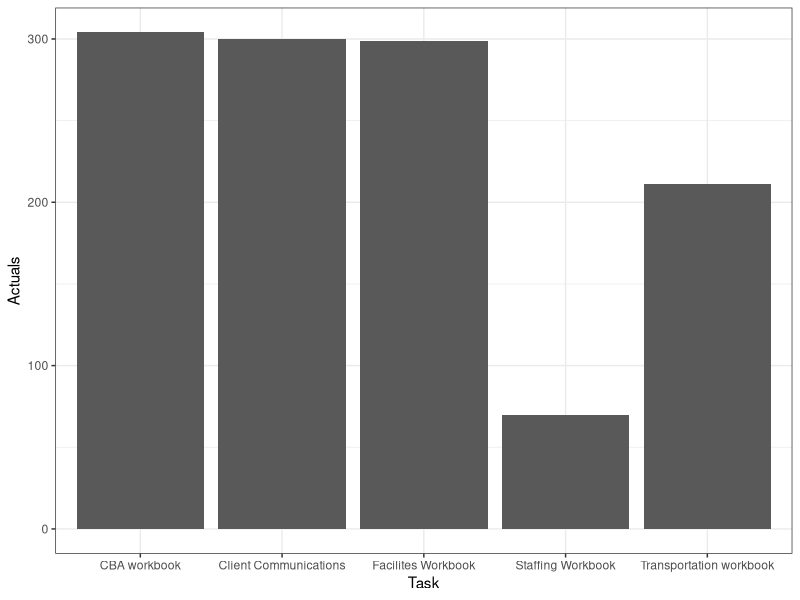
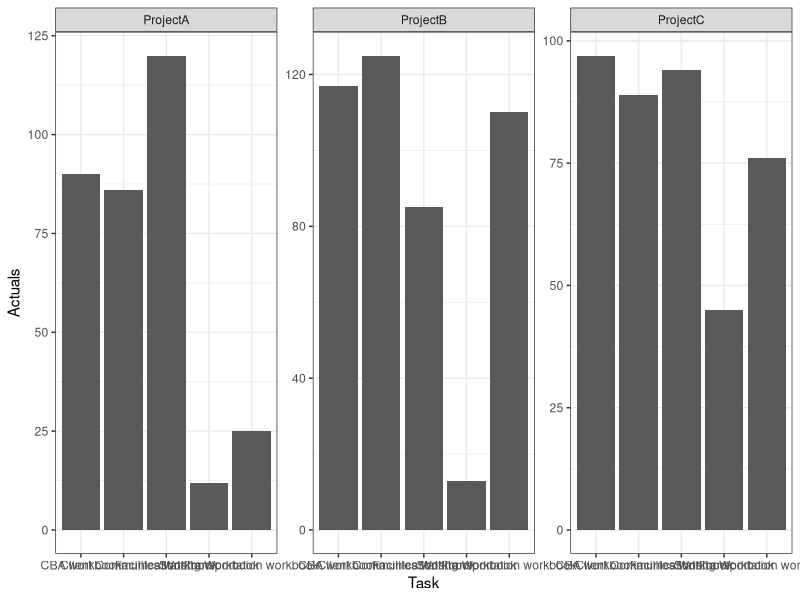

The R script that drew these images, in order: (Note: this script raises an error after producing the figures.)
## ---- chunk 1
#| echo: true
#| output-location: slide
#| code-line-numbers: "|1|3|5"
library(tidyverse)

project_data <- read_csv("project_data.csv")

head(project_data)
## ---- chunk 2
#| echo: true
#| output-location: slide
#| code-line-numbers: "7-10"
library(tidyverse)

project_data <- read_csv("project_data.csv")

#head(project_data)

project_data <- project_data %>% 
  drop_na()

head(project_data,15)


## ---- chunk 3
#| echo: true
#| output-location: slide
#| code-line-numbers: "12-19"
library(tidyverse)

project_data <- read_csv("project_data.csv")

#head(project_data)

project_data <- project_data %>% 
  drop_na()

#head(project_data,15)

project_data <- project_data %>% 
  mutate(percent_of_budget_used = (Actuals/Budget)*100) %>% 
  select(-1) %>% 
  rename(Project = ProjectA)

print(project_data)

glimpse(project_data)

## ---- chunk 4
#| echo: true

ggplot(data = project_data,mapping = aes(x = Task, y = Actuals))+
  geom_col()+
  theme_bw()
## ---- chunk 5
#| echo: true
#| code-line-numbers: "4"

ggplot(data = project_data,mapping = aes(x = Task, y = Actuals))+
  geom_col()+
  theme_bw()+
  facet_wrap(facets = vars(Project),scales = "free",ncol = 3)
  
## ---- chunk 6
windowsFonts(`Century Gothic` = windowsFont("Century Gothic"))

g<- ggplot(data = project_data,mapping = aes(x = Task, y = Actuals))+
  geom_col(stat="identity",fill="darkgreen")+
  theme_bw()+
  facet_wrap(facets = vars(Project),scales = "free",ncol = 3)+
  ggtitle(label = "Hours Spent on Each Project")+
  ylab("Actual Hours")+
  theme(strip.background.x = element_blank(),
        axis.text.x = element_text(angle = 35,size = 9,vjust = 1.1,hjust = 1),
        text = element_text(size = 12, family = "serif"),
        plot.title = element_text(size = 15, family = "Century Gothic"),
        panel.background = element_rect(fill='#f0f1eb'),                 # this color matches my background color in the .scss
        plot.background = element_rect(fill='#f0f1eb', color="#f0f1eb")) # Makes it belend into the slide nicely 

g

#ggsave(plot = g,filename = "finalplot.png")
